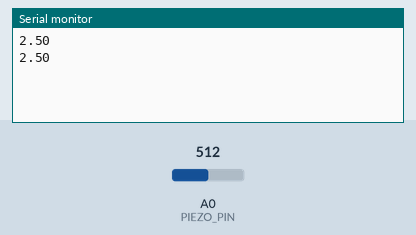
Recording of a sketch running on a simulated Arduino Uno, built with avr-gcc and run on an emulated ATmega328P. Shown: the last lines printed to the serial monitor. The inputs (shaded band) are chosen by the test bench; at power-on: A0 (PIEZO_PIN) = 512.

Above: at 1.8 s.
1.9 s: A0 (PIEZO_PIN) set to 716
At 2.5 s:
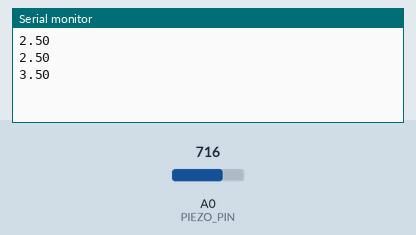
3.4 s: A0 (PIEZO_PIN) set to 900
At 4.8 s:
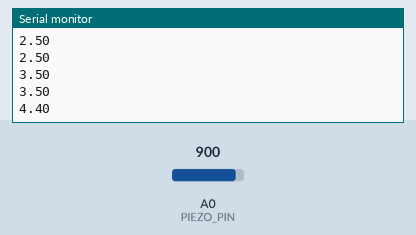
Timing chart, 0 to 6.4 s (numbered marks = the images above; inputs shaded):
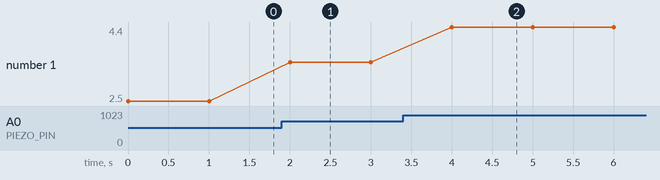

The sketch:

Piezo_Electric_Sensor.ino
```cpp
const int PIEZO_PIN = A0; // Piezo output

void setup()
{
  Serial.begin(9600);
}

void loop()
{
  // Read Piezo ADC value in, and convert it to a voltage
  double piezoADC = analogRead(PIEZO_PIN);
  float piezoV = piezoADC / 1023.0 * 5.0;
  Serial.println(piezoV); // Print the voltage.
  delay(1000);
}
```

Measured:
- after the input at 1.9 s, the serial monitor: prints a new line after 0.10 s (image 1)
- after the input at 3.4 s, the serial monitor: prints a new line after 0.60 s (image 2)
- plotted number 1: 2.5 → 3.5 after the input at 1.9 s, 3.5 → 4.4 after the input at 3.4 s
